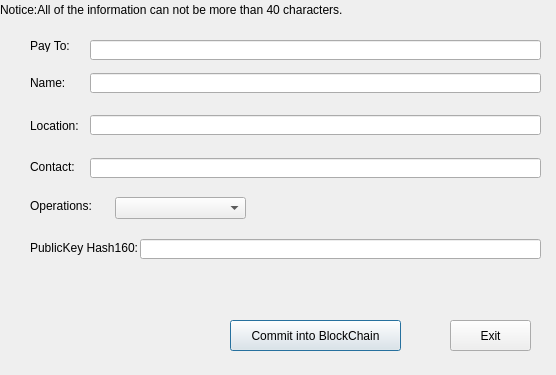
<?xml version="1.0" encoding="UTF-8"?>
<ui version="4.0">
 <class>OpennameDialog</class>
 <widget class="QDialog" name="OpennameDialog">
  <property name="geometry">
   <rect>
    <x>0</x>
    <y>0</y>
    <width>556</width>
    <height>375</height>
   </rect>
  </property>
  <property name="windowTitle">
   <string>Insert your Opennames into blockchain</string>
  </property>
  <widget class="QPushButton" name="insertButton">
   <property name="geometry">
    <rect>
     <x>230</x>
     <y>320</y>
     <width>171</width>
     <height>31</height>
    </rect>
   </property>
   <property name="text">
    <string>Commit into BlockChain</string>
   </property>
   <property name="icon">
    <iconset resource="../hostcoin.qrc">
     <normaloff>:/icons/add</normaloff>:/icons/add</iconset>
   </property>
  </widget>
  <widget class="QDialogButtonBox" name="buttonBox">
   <property name="geometry">
    <rect>
     <x>610</x>
     <y>415</y>
     <width>81</width>
     <height>26</height>
    </rect>
   </property>
   <property name="standardButtons">
    <set>QDialogButtonBox::NoButton</set>
   </property>
   <property name="centerButtons">
    <bool>true</bool>
   </property>
  </widget>
  <widget class="QLineEdit" name="txtName">
   <property name="geometry">
    <rect>
     <x>90</x>
     <y>73</y>
     <width>451</width>
     <height>20</height>
    </rect>
   </property>
   <property name="toolTip">
    <string>Your Name</string>
   </property>
   <property name="statusTip">
    <string>Your Name</string>
   </property>
  </widget>
  <widget class="QLabel" name="lblName">
   <property name="geometry">
    <rect>
     <x>30</x>
     <y>77</y>
     <width>54</width>
     <height>12</height>
    </rect>
   </property>
   <property name="text">
    <string>Name:</string>
   </property>
  </widget>
  <widget class="QLabel" name="lblLocation">
   <property name="geometry">
    <rect>
     <x>30</x>
     <y>120</y>
     <width>54</width>
     <height>12</height>
    </rect>
   </property>
   <property name="text">
    <string>Location:</string>
   </property>
  </widget>
  <widget class="QPushButton" name="pushButton">
   <property name="geometry">
    <rect>
     <x>450</x>
     <y>320</y>
     <width>81</width>
     <height>31</height>
    </rect>
   </property>
   <property name="maximumSize">
    <size>
     <width>16777215</width>
     <height>16177186</height>
    </size>
   </property>
   <property name="text">
    <string>Exit</string>
   </property>
   <property name="icon">
    <iconset resource="../hostcoin.qrc">
     <normaloff>:/icons/quit</normaloff>:/icons/quit</iconset>
   </property>
  </widget>
  <widget class="QLineEdit" name="txtLocation">
   <property name="geometry">
    <rect>
     <x>90</x>
     <y>115</y>
     <width>451</width>
     <height>20</height>
    </rect>
   </property>
  </widget>
  <widget class="QLabel" name="lblContact">
   <property name="geometry">
    <rect>
     <x>30</x>
     <y>161</y>
     <width>54</width>
     <height>12</height>
    </rect>
   </property>
   <property name="text">
    <string>Contact:</string>
   </property>
  </widget>
  <widget class="QLineEdit" name="txtContact">
   <property name="geometry">
    <rect>
     <x>90</x>
     <y>158</y>
     <width>451</width>
     <height>20</height>
    </rect>
   </property>
  </widget>
  <widget class="QLabel" name="lblNotice">
   <property name="geometry">
    <rect>
     <x>0</x>
     <y>0</y>
     <width>561</width>
     <height>20</height>
    </rect>
   </property>
   <property name="text">
    <string>Notice:All of the information can not be more than 40 characters.</string>
   </property>
  </widget>
  <widget class="QLabel" name="lblOperations">
   <property name="geometry">
    <rect>
     <x>30</x>
     <y>198</y>
     <width>71</width>
     <height>16</height>
    </rect>
   </property>
   <property name="text">
    <string>Operations:</string>
   </property>
  </widget>
  <widget class="QComboBox" name="cmbOpt">
   <property name="geometry">
    <rect>
     <x>115</x>
     <y>197</y>
     <width>131</width>
     <height>22</height>
    </rect>
   </property>
  </widget>
  <widget class="QLabel" name="lblPayTo">
   <property name="geometry">
    <rect>
     <x>30</x>
     <y>40</y>
     <width>54</width>
     <height>12</height>
    </rect>
   </property>
   <property name="text">
    <string>Pay To:</string>
   </property>
  </widget>
  <widget class="QLineEdit" name="txtPayAdress">
   <property name="geometry">
    <rect>
     <x>90</x>
     <y>40</y>
     <width>451</width>
     <height>20</height>
    </rect>
   </property>
   <property name="toolTip">
    <string>Your Name</string>
   </property>
   <property name="statusTip">
    <string>Your Name</string>
   </property>
  </widget>
  <widget class="QLabel" name="lblNamePrivkey">
   <property name="geometry">
    <rect>
     <x>30</x>
     <y>240</y>
     <width>111</width>
     <height>16</height>
    </rect>
   </property>
   <property name="text">
    <string>PublicKey Hash160:</string>
   </property>
  </widget>
  <widget class="QLineEdit" name="txtNameAddress">
   <property name="geometry">
    <rect>
     <x>140</x>
     <y>239</y>
     <width>401</width>
     <height>20</height>
    </rect>
   </property>
   <property name="toolTip">
    <string>Your Name</string>
   </property>
   <property name="statusTip">
    <string>Your Name</string>
   </property>
  </widget>
 </widget>
 <resources>
  <include location="../hostcoin.qrc"/>
 </resources>
 <connections/>
</ui>
